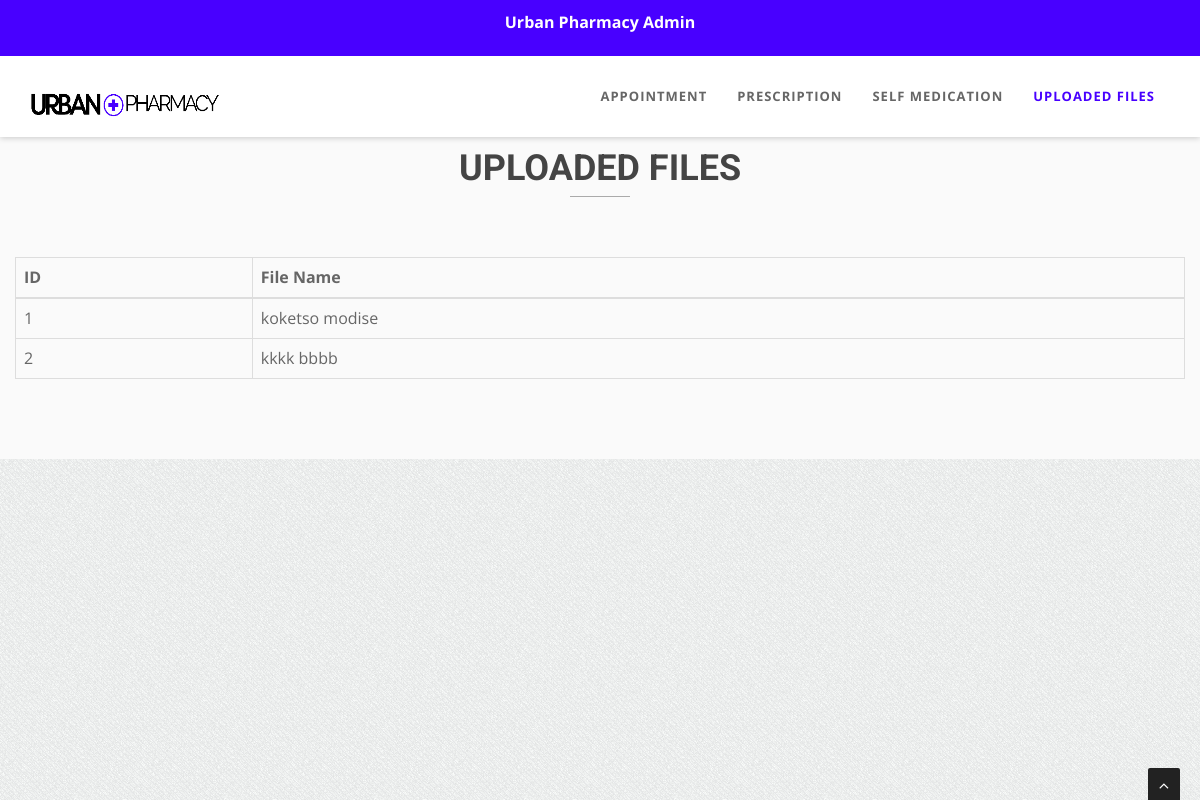
Screenshot of /admin_files.php with the database file from the repository.
### tables this page shows
CREATE TABLE `uploadedfiles` (
  `id` int(11) NOT NULL,
  `filename` varchar(50) NOT NULL
);

### admin_files.php (the view, shortened to what this page needs)
<?php
    $host='localhost';
    $username='root';
    $password='';
    $dbname = "test";
    $conn=mysqli_connect($host,$username,$password,"$dbname");
?>
<!DOCTYPE php>
<php lang="en">
<head>
    <link href="css/bootstrap.min.css" rel="stylesheet" type="text/css">
    <link href="font-awesome/css/font-awesome.min.css" rel="stylesheet" type="text/css" />
	<link rel="stylesheet" type="text/css" href="plugins/cubeportfolio/css/cubeportfolio.min.css">
	<link href="css/nivo-lightbox.css" rel="stylesheet" />
	<link href="css/nivo-lightbox-theme/default/default.css" rel="stylesheet" type="text/css" />
	<link href="css/owl.carousel.css" rel="stylesheet" media="screen" />
    <link href="css/owl.theme.css" rel="stylesheet" media="screen" />
	<link href="css/animate.css" rel="stylesheet" />
    <link href="css/style.css" rel="stylesheet">
	<link id="bodybg" href="bodybg/bg1.css" rel="stylesheet" type="text/css" />
	<link id="t-colors" href="color/default.css" rel="stylesheet">
</head>
<body id="page-top" data-spy="scroll" data-target=".navbar-custom">
<div id="wrapper">
    <nav class="navbar navbar-custom navbar-fixed-top" role="navigation">
		<div class="top-area">
			<div class="container">
				<div class="row">
					<div class="col-sm-6 col-md-12">
					<p class="bold text-center">Urban Pharmacy Admin </p>
					</div>
				</div>
			</div>
		</div>
        <div class="container navigation">
            <div class="navbar-header page-scroll">
                <a class="navbar-brand" href="admin_index.php">
                    <img src="logo.png" alt="" width="190" height="55" />
                </a>
            </div>
            <div class="collapse navbar-collapse navbar-right navbar-main-collapse">
			  <ul class="nav navbar-nav">
				<li><a href="admin_index.php">APPOINTMENT</a></li>
				<li><a href="admin_prescription.php">PRESCRIPTION</a></li>
				<li><a href="admin_self.php">SELF MEDICATION</a></li>
				<li class="active"><a href="admin_files.php">UPLOADED FILES</a></li>
			  </ul>
            </div>
        </div>
    </nav>
  <section id="pricing" class="home-section bg-gray paddingbot-60">
    <div class="container marginbot-50">
      <div class="row">
        <div class="col-lg-8 col-lg-offset-2">
          <div class="wow lightSpeedIn" data-wow-delay="0.1s">
          <div class="section-heading text-center">
          <h2 class="h-bold">UPLOADED FILES</h2>
          </div>
          </div>
          <div class="divider-short"></div>
        </div>
      </div>
    </div>
       <div class="container">
      <div class="row">
<div class="card shadow mb-8">
  <div class="card-body">
    <div class="table-responsive">
                    <?php
                    $result = mysqli_query($conn,"SELECT * FROM uploadedfiles");
                    ?>
                    <?php
                    if (mysqli_num_rows($result) > 0) {
                    ?>
                    <table class="table table-bordered" id="dataTable" width="100%" cellspacing="50">
							<thead>
							  <tr>
								<th> ID </th>
								<th> File Name </th>
							  </tr>
							</thead>
                    <?php
                    while($row = mysqli_fetch_array($result)) {
                    ?>
                    <tr>
                        <td><?php echo $row["id"]; ?></td>
                        <td><?php echo $row["filename"]; ?></td>
                    </tr>
                    <?php
                    }
                    ?>
                    </table>
                     <?php
                    }
                    else{
                        echo "No result found";
                    }
                    ?>
    </div>
  </div>
</div>
      </div>
            </div>
  </section>
<a href="admin_index.php" class="scrollup"><i class="fa fa-angle-up active"></i></a>
</body>
</php>

### css/style.css (style rules this page uses)
body { width: 100%; height: 100%; font-family: 'Open Sans', sans-serif; font-weight: 300; color: #666; background-color: #ddd; font-size: 16px; line-height: 1.6em; }
h2 { font-size: 36px; }
h1, h2, h3, h4, h5, h6 { margin: 0 0 30px; font-family: 'Roboto', sans-serif; font-weight: 400; color: #444; line-height: 1em; }
h1.h-bold,h2.h-bold,h3.h-bold ,h4.h-bold ,h5.h-bold ,h6.h-bold { font-weight: 700; }
p { margin: 0 0 20px; }
p.bold { font-weight: 700; }
a { color: #666; -webkit-transition: all .2s ease-in-out; -moz-transition: all .2s ease-in-out; transition: all .2s ease-in-out; }
.top-area { -webkit-transition: all .4s ease-in-out; -moz-transition: all .4s ease-in-out; transition: all .4s ease-in-out; width: 100%; color: #fff; padding-top: 10px; padding-bottom: 10px; }
.top-area p { margin-bottom: 10px; }
.navbar-brand { padding-top: 15px; margin-top: 5px; padding-bottom: 0; }
.navbar.navbar-custom { width: inherit; margin: 0 auto; padding-bottom:0; box-shadow: 0 0 3px rgba(0,0,0,0.12); box-shadow: 0 1px 6px rgba(0,0,0,.2); -webkit-box-shadow: 0 1px 6px rgba(0,0,0,.2); -moz-box-shadow: 0 1px 6px rgba(0,0,0,.2); -o-box-shadow: 0 1px 6px rgba(0,0,0,.2); }
.navbar.navbar-custom .navigation { padding-bottom: 15px; }
.navbar { margin-bottom: 0; border-bottom: 1px solid rgba(255,255,255,.3); }
.navbar-brand { font-weight: 700; }
.navbar.navbar-custom.navbar-fixed-top { background: #fff; }
.navbar.navbar-custom { padding-top: 0; }
.navbar.navbar-custom ul.nav.navbar-nav { margin-top: 15px; -webkit-transition: all .4s ease-in-out; -moz-transition: all .4s ease-in-out; transition: all .4s ease-in-out; }
.navbar-custom ul.nav li a { font-size: 13px; letter-spacing: 1px; color: #666; text-transform: uppercase; font-weight: 700; background: transparent; }
.navbar-custom.navbar-fixed-top .nav li a:hover, .navbar-custom.navbar-fixed-top .nav li a:focus, .navbar-custom.navbar-fixed-top .nav li.active a, .navbar-custom.navbar-fixed-top .nav li.active { outline: 0; background: none; }
.divider-short { display: block; width: 60px; height: 1px; margin: 0 auto; margin-bottom: 10px; }
.marginbot-50 { margin-bottom:50px !important; }
.paddingbot-60 { padding-bottom:60px !important; }
.home-section { padding-top: 150px; display:block; position:relative; z-index:120; background-color: #fff; }
.section-heading h2 { margin-bottom: 10px; }
.divider-short,.color-dark .divider-short,.bg-gray .divider-short { background: #aaa; }
.bg-gray { background: #fafafa; }
.scrollup { position:fixed; width:32px; height:32px; bottom:0px; right:20px; background: #222; -webkit-border-radius: 2px 2px 0 0; -moz-border-radius: 2px 2px 0 0; border-radius: 2px 2px 0 0; }
a.scrollup { outline:0; text-align: center; }
a.scrollup i { margin-top: 10px; color: #fff; }

### bodybg/bg1.css (style rules this page uses)
body { background: url(../img/bodybg/bg1.png) repeat left top; }

### color/default.css (style rules this page uses)
.top-area { background: #4800ff; }
.navbar-custom.top-nav-collapse .nav li a:hover, .navbar-custom .nav li a:hover, .navbar-custom .nav li.active a,.navbar-custom.top-nav-collapse .nav li.active a { color: #4800ff; }

### rows the page displays
uploadedfiles: id "1", filename "koketso modise"
uploadedfiles: id "2", filename "kkkk bbbb"
